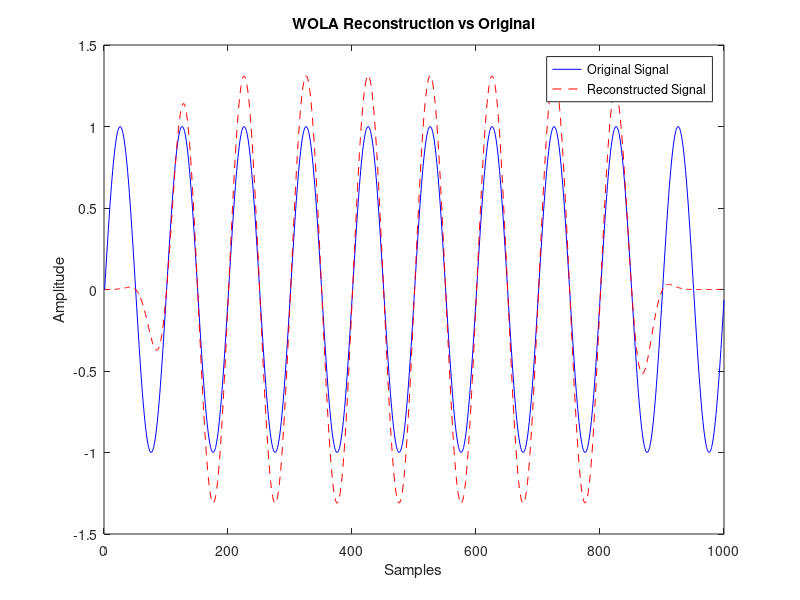

MATLAB code to generate this figure:
clear all; close all; clc;

% Parameters
x = sin(2*pi*0.01*(0:999))'; % Test signal
M = 256; % Window size
% R = M/2; % 50% Overlap
R = M/4; % 75% Overlap
w_analysis = hamming(M); % Analysis window
w_synthesis = w_analysis.^2; % Example synthesis window: squared version

%% STFT Analysis
num_frames = floor((length(x) - M) / R) + 1;
X = zeros(M, num_frames);
for k = 0:num_frames-1
    x_seg = x(k*R + (1:M)); % Extract frame
    x_seg_windowed = x_seg .* w_analysis; % Apply analysis window
    X(:,k+1) = fft(x_seg_windowed); % FFT
end

% ISTFT and WOLA Reconstruction
x_reconstructed = zeros(length(x), 1); % Initialize
for k = 0:num_frames-1
    x_ifft = ifft(X(:,k+1)); % Inverse FFT
    x_overlap = real(x_ifft) .* w_synthesis; % Apply synthesis window
    x_reconstructed(k*R + (1:M)) = x_reconstructed(k*R + (1:M)) + x_overlap;
end

%% Plot results
figure;
plot(x, 'b'); hold on;
plot(x_reconstructed, 'r--');
title('WOLA Reconstruction vs Original');
legend('Original Signal', 'Reconstructed Signal');
xlabel('Samples');
ylabel('Amplitude');